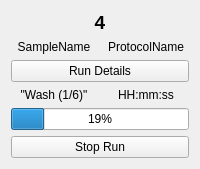
          <widget class="QWidget" name="S4Page1">
           <layout class="QGridLayout" name="gridLayout_32">
            <item row="0" column="0" colspan="2">
             <widget class="QLabel" name="casN_41">
              <property name="sizePolicy">
               <sizepolicy hsizetype="MinimumExpanding" vsizetype="Fixed">
                <horstretch>0</horstretch>
                <verstretch>0</verstretch>
               </sizepolicy>
              </property>
              <property name="font">
               <font>
                <pointsize>14</pointsize>
                <weight>75</weight>
                <bold>true</bold>
               </font>
              </property>
              <property name="text">
               <string>4</string>
              </property>
              <property name="alignment">
               <set>Qt::AlignCenter</set>
              </property>
             </widget>
            </item>
            <item row="1" column="0">
             <widget class="QLabel" name="sampName_4">
              <property name="sizePolicy">
               <sizepolicy hsizetype="MinimumExpanding" vsizetype="Fixed">
                <horstretch>0</horstretch>
                <verstretch>0</verstretch>
               </sizepolicy>
              </property>
              <property name="text">
               <string>SampleName</string>
              </property>
              <property name="alignment">
               <set>Qt::AlignCenter</set>
              </property>
             </widget>
            </item>
            <item row="1" column="1">
             <widget class="QLabel" name="protName_4">
              <property name="sizePolicy">
               <sizepolicy hsizetype="MinimumExpanding" vsizetype="Fixed">
                <horstretch>0</horstretch>
                <verstretch>0</verstretch>
               </sizepolicy>
              </property>
              <property name="text">
               <string>ProtocolName</string>
              </property>
              <property name="alignment">
               <set>Qt::AlignCenter</set>
              </property>
             </widget>
            </item>
            <item row="2" column="0" colspan="2">
             <widget class="QPushButton" name="runDetB_4">
              <property name="sizePolicy">
               <sizepolicy hsizetype="MinimumExpanding" vsizetype="Fixed">
                <horstretch>0</horstretch>
                <verstretch>0</verstretch>
               </sizepolicy>
              </property>
              <property name="text">
               <string>Run Details</string>
              </property>
              <property name="autoDefault">
               <bool>false</bool>
              </property>
              <property name="default">
               <bool>false</bool>
              </property>
              <property name="flat">
               <bool>false</bool>
              </property>
             </widget>
            </item>
            <item row="3" column="0">
             <widget class="QLabel" name="stepLab_4">
              <property name="sizePolicy">
               <sizepolicy hsizetype="MinimumExpanding" vsizetype="Fixed">
                <horstretch>0</horstretch>
                <verstretch>0</verstretch>
               </sizepolicy>
              </property>
              <property name="text">
               <string>&quot;Wash (1/6)&quot;</string>
              </property>
              <property name="alignment">
               <set>Qt::AlignCenter</set>
              </property>
             </widget>
            </item>
            <item row="3" column="1">
             <widget class="QLabel" name="time_4">
              <property name="sizePolicy">
               <sizepolicy hsizetype="MinimumExpanding" vsizetype="Fixed">
                <horstretch>0</horstretch>
                <verstretch>0</verstretch>
               </sizepolicy>
              </property>
              <property name="text">
               <string>HH:mm:ss</string>
              </property>
              <property name="alignment">
               <set>Qt::AlignCenter</set>
              </property>
             </widget>
            </item>
            <item row="4" column="0" colspan="2">
             <widget class="QProgressBar" name="progressBar_4">
              <property name="enabled">
               <bool>true</bool>
              </property>
              <property name="sizePolicy">
               <sizepolicy hsizetype="MinimumExpanding" vsizetype="Fixed">
                <horstretch>0</horstretch>
                <verstretch>0</verstretch>
               </sizepolicy>
              </property>
              <property name="value">
               <number>19</number>
              </property>
              <property name="textVisible">
               <bool>true</bool>
              </property>
              <property name="format">
               <string>%p%</string>
              </property>
             </widget>
            </item>
            <item row="5" column="0" colspan="2">
             <widget class="QPushButton" name="stopB_4">
              <property name="sizePolicy">
               <sizepolicy hsizetype="MinimumExpanding" vsizetype="Fixed">
                <horstretch>0</horstretch>
                <verstretch>0</verstretch>
               </sizepolicy>
              </property>
              <property name="text">
               <string>Stop Run</string>
              </property>
             </widget>
            </item>
           </layout>
          </widget>
